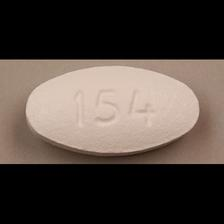
#> input picture 20.jpg, 224 x 224 px
$ python -i collect_thumbnails.py   (imports and definitions only)
#> lines starting #> are read from the running program, lines starting #| are printed output that depends on the picture
"""Run this LOCALLY (Windows) to build backend/app/data/thumbnails/:

  thumbnails/pill/{label}.jpg     real pill photos (C3PI, optional --c3pi
                                  folder): NLM's studio photos of the pill
                                  itself. Covers ~4.1k labels.
  thumbnails/package/{label}.jpg  the best DailyMed image per label
                                  (required --dailymed folder). DailyMed
                                  has almost no pill photos -- these are
                                  package/label art -- so every candidate
                                  is scored and the most pill-like one
                                  wins (and line art is rejected).

The backend shows a real pill photo when one exists (for any listing of the
same physical pill); otherwise the package/ image, labeled "Package photo".

Usage (from backend/, with .venv activated):
    python scripts/collect_thumbnails.py --dailymed "C:\\...\\dailymed_images"
    python scripts/collect_thumbnails.py --dailymed "C:\\...\\dailymed_images" --c3pi "C:\\...\\gallery\\600"
    python scripts/collect_thumbnails.py --dailymed "..." --preview 40

--preview N writes thumbnail_preview.html (open it in a browser) showing N
random labels with every candidate, its score, and which one was picked --
for eyeballing whether the scoring picks real pill photos.

The output folder is local-only (gitignored): run this, then restart the
backend. Nothing to commit.
"""
from __future__ import annotations

import argparse
import html
import json
import random
import re
import shutil
import sys
from concurrent.futures import ProcessPoolExecutor
from pathlib import Path

from PIL import Image, ImageFilter

HERE = Path(__file__).resolve().parent
DAILYMED_MAPPING = HERE / "dailymed_thumbnail_filenames.json"
C3PI_MAPPING = HERE / "c3pi_thumbnail_filenames.json"
OUT_DIR = HERE.parent / "app" / "data" / "thumbnails"
PILL_DIR = OUT_DIR / "pill"
PACKAGE_DIR = OUT_DIR / "package"
# Real pill photos found among the DailyMed images by the pill model itself
# (label -> filename in --dailymed; built from the gallery embeddings: an
# image whose nearest gallery neighbors are mostly real pill photos).
DM_PHOTOS_MAPPING = HERE / "dailymed_pill_photos.json"
DM_PILL_DIR = OUT_DIR / "dm_pill"
PREVIEW_PATH = HERE.parent / "thumbnail_preview.html"

_PACKAGING_NAME = re.compile(
    r"label|carton|package|pack\b|principal|pdp|panel|box|bottle|blister|container|"
    r"display|artwork|submission|insert|vial|tube|bag|pouch|case|outer|foil|sachet",
    re.I,
)
# "table(?!t)": "table" is a figure, but "tablet" is the pill itself.
_FIGURE_NAME = re.compile(r"fig|structure|struct|formula|chem|chart|graph|table(?!t)|diagram", re.I)
_PILL_NAME = re.compile(r"tablet|tab\b|capsule|cap\b|pill|caplet|softgel|lozenge|spl[-_ ]?image", re.I)

REJECT = -1e9


def score_image(path: str) -> float:
    """Higher = more like a photo of the pill itself. REJECT = unusable.

    A manufacturer product photo is typically one or a few compact pills on
    a plain, uniform background: few edges overall, a uniform border, and
    a colored or shaded object in the middle. Package/label art is edge-
    dense (text, barcodes, panels) and runs edge-to-edge; chemical-structure
    figures are near-binary black line art on white."""
#> called with path = '../../20.jpg'
    try:
        img = Image.open(path)
#> img is the input picture: PIL image 224x224 RGB; mean R, G, B 81.1, 70.9, 64.3
        img.draft("RGB", (160, 160))  # fast reduced-size JPEG decode
        img = img.convert("RGB")
        img.thumbnail((128, 128))
#> img: PIL image 128x128 RGB
    except Exception:
        return REJECT

    w, h = img.size
#> w = 128; h = 128
    if w < 16 or h < 16:
        return REJECT
    px = img.load()
    gray = img.convert("L")
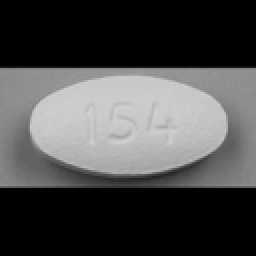
#> gray: PIL image 128x128 L (shown 2 times larger); min 0, max 209, mean 73.2
    gp = gray.load()
    n = w * h
#> n = 16384

    near_white = 0
    sat_sum = 0.0
    ink = 0  # non-white pixels
    ink_dark = 0  # ...that are dark (black lines/text)
    ink_sat_sum = 0.0
    for y in range(h):
        for x in range(w):
            r, g, b = px[x, y]
            mx, mn = max(r, g, b), min(r, g, b)
            s = (mx - mn) / mx if mx else 0.0
            sat_sum += s
            if mn > 225:
                near_white += 1
            else:
                ink += 1
                ink_sat_sum += s
                if gp[x, y] < 100:
                    ink_dark += 1
#> after the loop, ink = 16384; ink_dark = 9653; ink_sat_sum = 3270.6; near_white = 0; sat_sum = 3270.6
    white_frac = near_white / n
#> white_frac = 0
    avg_sat = sat_sum / n
#> avg_sat = 0.2
    ink_sat = ink_sat_sum / ink if ink else 0.0
#> ink_sat = 0.2
    ink_dark_frac = ink_dark / ink if ink else 0.0
#> ink_dark_frac = 0.589

    # Line art / text on a blank page (chemical structures, plain labels):
    # mostly white, and what isn't white is dark, colorless ink. A pill
    # photo on a light backdrop is also mostly white, but its non-white
    # pixels are colored (a colored pill) or soft light-gray shading (a
    # white pill's shadow/edges) -- not black ink.
    if white_frac > 0.70 and ink_sat < 0.12 and ink_dark_frac > 0.40:
        return REJECT

    # Edge density: text, barcodes, and panel borders light this up; a few
    # pills on a plain background barely do.
    edges = gray.filter(ImageFilter.FIND_EDGES).load()
    strong = sum(1 for y in range(1, h - 1) for x in range(1, w - 1) if edges[x, y] > 60)
#> strong = 655
    edge_density = strong / max(1, (w - 2) * (h - 2))
#> edge_density = 0.0413

    # Border uniformity: how much of the outer ring matches the ring's own
    # median color -- a studio/product photo has a plain backdrop, package
    # art usually runs content to the edges.
    ring = []
    bw = max(2, w // 10)
#> bw = 12
    bh = max(2, h // 10)
#> bh = 12
    for y in range(h):
        for x in range(w):
            if x < bw or x >= w - bw or y < bh or y >= h - bh:
                ring.append(gp[x, y])
#> after the loop, ring = 5568 values, max 146 at index 2100, min 0 at index 0, mean 33.68
    ring.sort()
    med = ring[len(ring) // 2]
#> med = 0
    border_uniform = sum(1 for v in ring if abs(v - med) < 18) / len(ring)
#> border_uniform = 0.737

    # Something should actually be there: fraction of center pixels that
    # differ from the border background.
    cx0, cx1, cy0, cy1 = w // 4, 3 * w // 4, h // 4, 3 * h // 4
#> cx0 = 32; cx1 = 96; cy0 = 32; cy1 = 96
    center_total = max(1, (cx1 - cx0) * (cy1 - cy0))
#> center_total = 4096
    # Low threshold on purpose: a white pill on a light-gray backdrop only
    # differs from it by ~10-20 brightness levels.
    center_obj = sum(1 for y in range(cy0, cy1) for x in range(cx0, cx1) if abs(gp[x, y] - med) >= 10) / center_total
#> center_obj = 0.953
    if center_obj < 0.02:
        return REJECT  # effectively blank

    score = 1.5 * border_uniform - 4.0 * edge_density
#> score = 0.941
    score += 0.4 * min(center_obj, 0.6)  # an object, but not an edge-to-edge one
#> score = 1.18
    score += 0.3 * min(avg_sat, 0.5)  # colored pills / photos over grayscale art
#> score = 1.24

    name = Path(path).name
    if _FIGURE_NAME.search(name):
        score -= 1.0
    if _PACKAGING_NAME.search(name):
        score -= 0.6
    if _PILL_NAME.search(name):
        score += 0.3
    return score


# [112 lines left out: functions _pick_for_label, main, not called in this run]


# [2 lines not run here, left out]

>>> result = score_image('../../20.jpg')
#> result = 1.24
